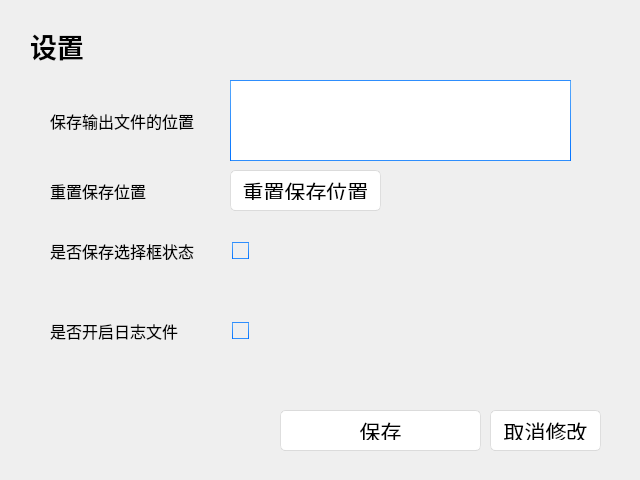
<?xml version="1.0" encoding="UTF-8"?>
<ui version="4.0">
 <class>SettingWindow</class>
 <widget class="QDialog" name="SettingWindow">
  <property name="geometry">
   <rect>
    <x>0</x>
    <y>0</y>
    <width>640</width>
    <height>480</height>
   </rect>
  </property>
  <property name="minimumSize">
   <size>
    <width>640</width>
    <height>480</height>
   </size>
  </property>
  <property name="maximumSize">
   <size>
    <width>640</width>
    <height>480</height>
   </size>
  </property>
  <property name="windowTitle">
   <string>Dialog</string>
  </property>
  <property name="styleSheet">
   <string notr="true">/*
Aqua Style Sheet for QT Applications
Author: Jaime A. Quiroga P.
Company: GTRONICK
Last updated: 22/01/2019, 07:55.
Available at: https://github.com/GTRONICK/QSS/blob/master/Aqua.qss
*/
QMainWindow {
	background-color:#ececec;
}
QTextEdit {
	border-width: 1px;
	border-style: solid;
	border-color: qlineargradient(spread:pad, x1:0.5, y1:1, x2:0.5, y2:0, stop:0 rgba(0, 113, 255, 255), stop:1 rgba(91, 171, 252, 255));
}
QPlainTextEdit {
	border-width: 1px;
	border-style: solid;
	border-color: qlineargradient(spread:pad, x1:0.5, y1:1, x2:0.5, y2:0, stop:0 rgba(0, 113, 255, 255), stop:1 rgba(91, 171, 252, 255));
}
QToolButton {
	border-style: solid;
	border-top-color: qlineargradient(spread:pad, x1:0.5, y1:1, x2:0.5, y2:0, stop:0 rgb(215, 215, 215), stop:1 rgb(222, 222, 222));
	border-right-color: qlineargradient(spread:pad, x1:0, y1:0.5, x2:1, y2:0.5, stop:0 rgb(217, 217, 217), stop:1 rgb(227, 227, 227));
	border-left-color: qlineargradient(spread:pad, x1:0, y1:0.5, x2:1, y2:0.5, stop:0 rgb(227, 227, 227), stop:1 rgb(217, 217, 217));
	border-bottom-color: qlineargradient(spread:pad, x1:0.5, y1:1, x2:0.5, y2:0, stop:0 rgb(215, 215, 215), stop:1 rgb(222, 222, 222));
	border-width: 1px;
	border-radius: 5px;
	color: rgb(0,0,0);
	padding: 2px;
	background-color: rgb(255,255,255);
}
QToolButton:hover{
	border-style: solid;
	border-top-color: qlineargradient(spread:pad, x1:0.5, y1:1, x2:0.5, y2:0, stop:0 rgb(195, 195, 195), stop:1 rgb(222, 222, 222));
	border-right-color: qlineargradient(spread:pad, x1:0, y1:0.5, x2:1, y2:0.5, stop:0 rgb(197, 197, 197), stop:1 rgb(227, 227, 227));
	border-left-color: qlineargradient(spread:pad, x1:0, y1:0.5, x2:1, y2:0.5, stop:0 rgb(227, 227, 227), stop:1 rgb(197, 197, 197));
	border-bottom-color: qlineargradient(spread:pad, x1:0.5, y1:1, x2:0.5, y2:0, stop:0 rgb(195, 195, 195), stop:1 rgb(222, 222, 222));
	border-width: 1px;
	border-radius: 5px;
	color: rgb(0,0,0);
	padding: 2px;
	background-color: rgb(255,255,255);
}
QToolButton:pressed{
	border-style: solid;
	border-top-color: qlineargradient(spread:pad, x1:0.5, y1:1, x2:0.5, y2:0, stop:0 rgb(215, 215, 215), stop:1 rgb(222, 222, 222));
	border-right-color: qlineargradient(spread:pad, x1:0, y1:0.5, x2:1, y2:0.5, stop:0 rgb(217, 217, 217), stop:1 rgb(227, 227, 227));
	border-left-color: qlineargradient(spread:pad, x1:0, y1:0.5, x2:1, y2:0.5, stop:0 rgb(227, 227, 227), stop:1 rgb(217, 217, 217));
	border-bottom-color: qlineargradient(spread:pad, x1:0.5, y1:1, x2:0.5, y2:0, stop:0 rgb(215, 215, 215), stop:1 rgb(222, 222, 222));
	border-width: 1px;
	border-radius: 5px;
	color: rgb(0,0,0);
	padding: 2px;
	background-color: rgb(142,142,142);
}
QPushButton{
	border-style: solid;
	border-top-color: qlineargradient(spread:pad, x1:0.5, y1:1, x2:0.5, y2:0, stop:0 rgb(215, 215, 215), stop:1 rgb(222, 222, 222));
	border-right-color: qlineargradient(spread:pad, x1:0, y1:0.5, x2:1, y2:0.5, stop:0 rgb(217, 217, 217), stop:1 rgb(227, 227, 227));
	border-left-color: qlineargradient(spread:pad, x1:0, y1:0.5, x2:1, y2:0.5, stop:0 rgb(227, 227, 227), stop:1 rgb(217, 217, 217));
	border-bottom-color: qlineargradient(spread:pad, x1:0.5, y1:1, x2:0.5, y2:0, stop:0 rgb(215, 215, 215), stop:1 rgb(222, 222, 222));
	border-width: 1px;
	border-radius: 5px;
	color: rgb(0,0,0);
	font: 16pt &quot;Microsoft YaHei UI&quot;;
	padding: 10px;
	background-color: rgb(255,255,255);
}
QPushButton::default{
	border-style: solid;
	border-top-color: qlineargradient(spread:pad, x1:0.5, y1:1, x2:0.5, y2:0, stop:0 rgb(215, 215, 215), stop:1 rgb(222, 222, 222));
	border-right-color: qlineargradient(spread:pad, x1:0, y1:0.5, x2:1, y2:0.5, stop:0 rgb(217, 217, 217), stop:1 rgb(227, 227, 227));
	border-left-color: qlineargradient(spread:pad, x1:0, y1:0.5, x2:1, y2:0.5, stop:0 rgb(227, 227, 227), stop:1 rgb(217, 217, 217));
	border-bottom-color: qlineargradient(spread:pad, x1:0.5, y1:1, x2:0.5, y2:0, stop:0 rgb(215, 215, 215), stop:1 rgb(222, 222, 222));
	border-width: 1px;
	border-radius: 5px;
	color: rgb(0,0,0);
	font: 16pt &quot;Microsoft YaHei UI&quot;;
	padding: 10px;
	background-color: rgb(255,255,255);
}
QPushButton:hover{
	border-style: solid;
	border-top-color: qlineargradient(spread:pad, x1:0.5, y1:1, x2:0.5, y2:0, stop:0 rgb(195, 195, 195), stop:1 rgb(222, 222, 222));
	border-right-color: qlineargradient(spread:pad, x1:0, y1:0.5, x2:1, y2:0.5, stop:0 rgb(197, 197, 197), stop:1 rgb(227, 227, 227));
	border-left-color: qlineargradient(spread:pad, x1:0, y1:0.5, x2:1, y2:0.5, stop:0 rgb(227, 227, 227), stop:1 rgb(197, 197, 197));
	border-bottom-color: qlineargradient(spread:pad, x1:0.5, y1:1, x2:0.5, y2:0, stop:0 rgb(195, 195, 195), stop:1 rgb(222, 222, 222));
	border-width: 1px;
	border-radius: 5px;
	color: rgb(0,0,0);
	padding: 2px;
	background-color: rgb(255,255,255);
}
QPushButton:pressed{
	border-style: solid;
	border-top-color: qlineargradient(spread:pad, x1:0.5, y1:1, x2:0.5, y2:0, stop:0 rgb(215, 215, 215), stop:1 rgb(222, 222, 222));
	border-right-color: qlineargradient(spread:pad, x1:0, y1:0.5, x2:1, y2:0.5, stop:0 rgb(217, 217, 217), stop:1 rgb(227, 227, 227));
	border-left-color: qlineargradient(spread:pad, x1:0, y1:0.5, x2:1, y2:0.5, stop:0 rgb(227, 227, 227), stop:1 rgb(217, 217, 217));
	border-bottom-color: qlineargradient(spread:pad, x1:0.5, y1:1, x2:0.5, y2:0, stop:0 rgb(215, 215, 215), stop:1 rgb(222, 222, 222));
	border-width: 1px;
	border-radius: 5px;
	color: rgb(0,0,0);
	padding: 2px;
	background-color: rgb(142,142,142);
}
QPushButton:disabled{
	border-style: solid;
	border-top-color: qlineargradient(spread:pad, x1:0.5, y1:1, x2:0.5, y2:0, stop:0 rgb(215, 215, 215), stop:1 rgb(222, 222, 222));
	border-right-color: qlineargradient(spread:pad, x1:0, y1:0.5, x2:1, y2:0.5, stop:0 rgb(217, 217, 217), stop:1 rgb(227, 227, 227));
	border-left-color: qlineargradient(spread:pad, x1:0, y1:0.5, x2:1, y2:0.5, stop:0 rgb(227, 227, 227), stop:1 rgb(217, 217, 217));
	border-bottom-color: qlineargradient(spread:pad, x1:0.5, y1:1, x2:0.5, y2:0, stop:0 rgb(215, 215, 215), stop:1 rgb(222, 222, 222));
	border-width: 1px;
	border-radius: 5px;
	color: #808086;
	padding: 2px;
	background-color: rgb(142,142,142);
}
QLineEdit {
	border-width: 1px; border-radius: 4px;
	border-style: solid;
	border-color: qlineargradient(spread:pad, x1:0.5, y1:1, x2:0.5, y2:0, stop:0 rgba(0, 113, 255, 255), stop:1 rgba(91, 171, 252, 255));
}
QLabel {
	color: #000000;
}
QLCDNumber {
	color: rgb(0, 113, 255, 255);
}
QProgressBar {
	text-align: center;
	color: rgb(240, 240, 240);
	border-width: 1px; 
	border-radius: 10px;
	border-color: rgb(230, 230, 230);
	border-style: solid;
	background-color:rgb(207,207,207);
}
QProgressBar::chunk {
	background-color: qlineargradient(spread:pad, x1:0.5, y1:1, x2:0.5, y2:0, stop:0 rgba(49, 147, 250, 255), stop:1 rgba(34, 142, 255, 255));
	border-radius: 10px;
}
QMenuBar {
	background-color: qlineargradient(spread:pad, x1:0.5, y1:1, x2:0.5, y2:0, stop:0 rgba(207, 209, 207, 255), stop:1 rgba(230, 229, 230, 255));
}
QMenuBar::item {
	color: #000000;
  	spacing: 3px;
  	padding: 1px 4px;
	background-color: qlineargradient(spread:pad, x1:0.5, y1:1, x2:0.5, y2:0, stop:0 rgba(207, 209, 207, 255), stop:1 rgba(230, 229, 230, 255));
}

QMenuBar::item:selected {
  	background-color: qlineargradient(spread:pad, x1:0.5, y1:1, x2:0.5, y2:0, stop:0 rgba(0, 113, 255, 255), stop:1 rgba(91, 171, 252, 255));
	color: #FFFFFF;
}
QMenu::item:selected {
	border-style: solid;
	border-top-color: transparent;
	border-right-color: transparent;
	border-left-color: qlineargradient(spread:pad, x1:0.5, y1:1, x2:0.5, y2:0, stop:0 rgba(0, 113, 255, 255), stop:1 rgba(91, 171, 252, 255));
	border-bottom-color: transparent;
	border-left-width: 2px;
	color: #000000;
	padding-left:15px;
	padding-top:4px;
	padding-bottom:4px;
	padding-right:7px;
}
QMenu::item {
	border-style: solid;
	border-top-color: transparent;
	border-right-color: transparent;
	border-left-color: transparent;
	border-bottom-color: transparent;
	border-bottom-width: 1px;
	color: #000000;
	padding-left:17px;
	padding-top:4px;
	padding-bottom:4px;
	padding-right:7px;
}
QTabWidget {
	color:rgb(0,0,0);
	background-color:#000000;
}
QTabWidget::pane {
		border-color: rgb(223,223,223);
		background-color:rgb(226,226,226);
		border-style: solid;
		border-width: 2px;
    	border-radius: 6px;
}
QTabBar::tab:first {
	border-style: solid;
	border-left-width:1px;
	border-right-width:0px;
	border-top-width:1px;
	border-bottom-width:1px;
	border-top-color: rgb(209,209,209);
	border-left-color: qlineargradient(spread:pad, x1:0.5, y1:1, x2:0.5, y2:0, stop:0 rgba(209, 209, 209, 209), stop:1 rgba(229, 229, 229, 229));
	border-bottom-color: rgb(229,229,229);
	border-top-left-radius: 4px;
	border-bottom-left-radius: 4px;
	color: #000000;
	padding: 3px;
	margin-left:0px;
	background-color: qlineargradient(spread:pad, x1:0.5, y1:1, x2:0.5, y2:0, stop:0 rgba(247, 247, 247, 255), stop:1 rgba(255, 255, 255, 255));
}
QTabBar::tab:last {
	border-style: solid;
	border-width:1px;
	border-top-color: rgb(209,209,209);
	border-left-color: qlineargradient(spread:pad, x1:0.5, y1:1, x2:0.5, y2:0, stop:0 rgba(209, 209, 209, 209), stop:1 rgba(229, 229, 229, 229));
	border-right-color: qlineargradient(spread:pad, x1:0.5, y1:1, x2:0.5, y2:0, stop:0 rgba(209, 209, 209, 209), stop:1 rgba(229, 229, 229, 229));
	border-bottom-color: rgb(229,229,229);
	border-top-right-radius: 4px;
	border-bottom-right-radius: 4px;
	color: #000000;
	padding: 3px;
	margin-left:0px;
	background-color: qlineargradient(spread:pad, x1:0.5, y1:1, x2:0.5, y2:0, stop:0 rgba(247, 247, 247, 255), stop:1 rgba(255, 255, 255, 255));
}
QTabBar::tab {
	border-style: solid;
	border-top-width:1px;
	border-bottom-width:1px;
	border-left-width:1px;
	border-top-color: rgb(209,209,209);
	border-left-color: qlineargradient(spread:pad, x1:0.5, y1:1, x2:0.5, y2:0, stop:0 rgba(209, 209, 209, 209), stop:1 rgba(229, 229, 229, 229));
	border-bottom-color: rgb(229,229,229);
	color: #000000;
	padding: 3px;
	margin-left:0px;
	background-color: qlineargradient(spread:pad, x1:0.5, y1:1, x2:0.5, y2:0, stop:0 rgba(247, 247, 247, 255), stop:1 rgba(255, 255, 255, 255));
}
QTabBar::tab:selected, QTabBar::tab:last:selected, QTabBar::tab:hover {
  	border-style: solid;
  	border-left-width:1px;
	border-right-color: transparent;
	border-top-color: rgb(209,209,209);
	border-left-color: qlineargradient(spread:pad, x1:0.5, y1:1, x2:0.5, y2:0, stop:0 rgba(209, 209, 209, 209), stop:1 rgba(229, 229, 229, 229));
	border-bottom-color: rgb(229,229,229);
	color: #FFFFFF;
	padding: 3px;
	margin-left:0px;
	background-color: qlineargradient(spread:pad, x1:0.5, y1:1, x2:0.5, y2:0, stop:0 rgba(0, 113, 255, 255), stop:1 rgba(91, 171, 252, 255));
}

QTabBar::tab:selected, QTabBar::tab:first:selected, QTabBar::tab:hover {
  	border-style: solid;
  	border-left-width:1px;
  	border-bottom-width:1px;
  	border-top-width:1px;
	border-right-color: transparent;
	border-top-color: rgb(209,209,209);
	border-left-color: qlineargradient(spread:pad, x1:0.5, y1:1, x2:0.5, y2:0, stop:0 rgba(209, 209, 209, 209), stop:1 rgba(229, 229, 229, 229));
	border-bottom-color: rgb(229,229,229);
	color: #FFFFFF;
	padding: 3px;
	margin-left:0px;
	background-color: qlineargradient(spread:pad, x1:0.5, y1:1, x2:0.5, y2:0, stop:0 rgba(0, 113, 255, 255), stop:1 rgba(91, 171, 252, 255));
}

QCheckBox {
	color: #000000;
	padding: 2px;
}
QCheckBox:disabled {
	color: #808086;
	padding: 2px;
}

QCheckBox:hover {
	border-radius:4px;
	border-style:solid;
	padding-left: 1px;
	padding-right: 1px;
	padding-bottom: 1px;
	padding-top: 1px;
	border-width:1px;
	border-color: transparent;
}
QCheckBox::indicator:checked {

	height: 10px;
	width: 10px;
	border-style:solid;
	border-width: 1px;
	border-color: qlineargradient(spread:pad, x1:0.5, y1:1, x2:0.5, y2:0, stop:0 rgba(0, 113, 255, 255), stop:1 rgba(91, 171, 252, 255));
	color: #000000;
	background-color: qlineargradient(spread:pad, x1:0.5, y1:1, x2:0.5, y2:0, stop:0 rgba(0, 113, 255, 255), stop:1 rgba(91, 171, 252, 255));
}
QCheckBox::indicator:unchecked {

	height: 10px;
	width: 10px;
	border-style:solid;
	border-width: 1px;
	border-color: qlineargradient(spread:pad, x1:0.5, y1:1, x2:0.5, y2:0, stop:0 rgba(0, 113, 255, 255), stop:1 rgba(91, 171, 252, 255));
	color: #000000;
}
QRadioButton {
	color: 000000;
	padding: 1px;
}
QRadioButton::indicator:checked {
	height: 10px;
	width: 10px;
	border-style:solid;
	border-radius:5px;
	border-width: 1px;
	border-color: qlineargradient(spread:pad, x1:0.5, y1:1, x2:0.5, y2:0, stop:0 rgba(0, 113, 255, 255), stop:1 rgba(91, 171, 252, 255));
	color: #a9b7c6;
	background-color: qlineargradient(spread:pad, x1:0.5, y1:1, x2:0.5, y2:0, stop:0 rgba(0, 113, 255, 255), stop:1 rgba(91, 171, 252, 255));
}
QRadioButton::indicator:!checked {
	height: 10px;
	width: 10px;
	border-style:solid;
	border-radius:5px;
	border-width: 1px;
	border-color: qlineargradient(spread:pad, x1:0.5, y1:1, x2:0.5, y2:0, stop:0 rgba(0, 113, 255, 255), stop:1 rgba(91, 171, 252, 255));
	color: #a9b7c6;
	background-color: transparent;
}
QStatusBar {
	color:#027f7f;
}
QSpinBox {
	border-style: solid;
	border-width: 1px;
	border-color: qlineargradient(spread:pad, x1:0.5, y1:1, x2:0.5, y2:0, stop:0 rgba(0, 113, 255, 255), stop:1 rgba(91, 171, 252, 255));
}
QDoubleSpinBox {
	border-style: solid;
	border-width: 1px;
	border-color: qlineargradient(spread:pad, x1:0.5, y1:1, x2:0.5, y2:0, stop:0 rgba(0, 113, 255, 255), stop:1 rgba(91, 171, 252, 255));
}
QTimeEdit {
	border-style: solid;
	border-width: 1px;
	border-color: qlineargradient(spread:pad, x1:0.5, y1:1, x2:0.5, y2:0, stop:0 rgba(0, 113, 255, 255), stop:1 rgba(91, 171, 252, 255));
}
QDateTimeEdit {
	border-style: solid;
	border-width: 1px;
	border-color: qlineargradient(spread:pad, x1:0.5, y1:1, x2:0.5, y2:0, stop:0 rgba(0, 113, 255, 255), stop:1 rgba(91, 171, 252, 255));
}
QDateEdit {
	border-style: solid;
	border-width: 1px;
	border-color: qlineargradient(spread:pad, x1:0.5, y1:1, x2:0.5, y2:0, stop:0 rgba(0, 113, 255, 255), stop:1 rgba(91, 171, 252, 255));
}

QToolBox {
	color: #a9b7c6;
	background-color:#000000;
}
QToolBox::tab {
	color: #a9b7c6;
	background-color:#000000;
}
QToolBox::tab:selected {
	color: #FFFFFF;
	background-color:#000000;
}
QScrollArea {
	color: #FFFFFF;
	background-color:#000000;
}
QSlider::groove:horizontal {
	height: 5px;
	background-color: qlineargradient(spread:pad, x1:0.5, y1:1, x2:0.5, y2:0, stop:0 rgba(49, 147, 250, 255), stop:1 rgba(34, 142, 255, 255));
}
QSlider::groove:vertical {
	width: 5px;
	background-color: qlineargradient(spread:pad, x1:0.5, y1:1, x2:0.5, y2:0, stop:0 rgba(49, 147, 250, 255), stop:1 rgba(34, 142, 255, 255));
}
QSlider::handle:horizontal {
	background: rgb(253,253,253);
	border-style: solid;
	border-width: 1px;
	border-color: rgb(207,207,207);
	width: 12px;
	margin: -5px 0;
	border-radius: 7px;
}
QSlider::handle:vertical {
	background: rgb(253,253,253);
	border-style: solid;
	border-width: 1px;
	border-color: rgb(207,207,207);
	height: 12px;
	margin: 0 -5px;
	border-radius: 7px;
}
QSlider::add-page:horizontal {
    background: rgb(181,181,181);
}
QSlider::add-page:vertical {
    background: rgb(181,181,181);
}
QSlider::sub-page:horizontal {
    background-color: qlineargradient(spread:pad, x1:0.5, y1:1, x2:0.5, y2:0, stop:0 rgba(49, 147, 250, 255), stop:1 rgba(34, 142, 255, 255));
}
QSlider::sub-page:vertical {
    background-color: qlineargradient(spread:pad, y1:0.5, x1:1, y2:0.5, x2:0, stop:0 rgba(49, 147, 250, 255), stop:1 rgba(34, 142, 255, 255));
}
QScrollBar:horizontal {
	max-height: 20px;
	border: 1px transparent grey;
	margin: 0px 20px 0px 20px;
}
QScrollBar:vertical {
	max-width: 20px;
	border: 1px transparent grey;
	margin: 20px 0px 20px 0px;
}
QScrollBar::handle:horizontal {
	background: rgb(253,253,253);
	border-style: solid;
	border-width: 1px;
	border-color: rgb(207,207,207);
	border-radius: 7px;
	min-width: 25px;
}
QScrollBar::handle:horizontal:hover {
	background: rgb(253,253,253);
	border-style: solid;
	border-width: 1px;
	border-color: rgb(147, 200, 200);
	border-radius: 7px;
	min-width: 25px;
}
QScrollBar::handle:vertical {
	background: rgb(253,253,253);
	border-style: solid;
	border-width: 1px;
	border-color: rgb(207,207,207);
	border-radius: 7px;
	min-height: 25px;
}
QScrollBar::handle:vertical:hover {
	background: rgb(253,253,253);
	border-style: solid;
	border-width: 1px;
	border-color: rgb(147, 200, 200);
	border-radius: 7px;
	min-height: 25px;
}
QScrollBar::add-line:horizontal {
   border: 2px transparent grey;
   border-top-right-radius: 7px;
   border-bottom-right-radius: 7px;
   background: rgba(34, 142, 255, 255);
   width: 20px;
   subcontrol-position: right;
   subcontrol-origin: margin;
}
QScrollBar::add-line:horizontal:pressed {
   border: 2px transparent grey;
   border-top-right-radius: 7px;
   border-bottom-right-radius: 7px;
   background: rgb(181,181,181);
   width: 20px;
   subcontrol-position: right;
   subcontrol-origin: margin;
}
QScrollBar::add-line:vertical {
   border: 2px transparent grey;
   border-bottom-left-radius: 7px;
   border-bottom-right-radius: 7px;
   background: rgba(34, 142, 255, 255);
   height: 20px;
   subcontrol-position: bottom;
   subcontrol-origin: margin;
}
QScrollBar::add-line:vertical:pressed {
   border: 2px transparent grey;
   border-bottom-left-radius: 7px;
   border-bottom-right-radius: 7px;
   background: rgb(181,181,181);
   height: 20px;
   subcontrol-position: bottom;
   subcontrol-origin: margin;
}
QScrollBar::sub-line:horizontal {
   border: 2px transparent grey;
   border-top-left-radius: 7px;
   border-bottom-left-radius: 7px;
   background: rgba(34, 142, 255, 255);
   width: 20px;
   subcontrol-position: left;
   subcontrol-origin: margin;
}
QScrollBar::sub-line:horizontal:pressed {
   border: 2px transparent grey;
   border-top-left-radius: 7px;
   border-bottom-left-radius: 7px;
   background: rgb(181,181,181);
   width: 20px;
   subcontrol-position: left;
   subcontrol-origin: margin;
}
QScrollBar::sub-line:vertical {
   border: 2px transparent grey;
   border-top-left-radius: 7px;
   border-top-right-radius: 7px;
   background: rgba(34, 142, 255, 255);
   height: 20px;
   subcontrol-position: top;
   subcontrol-origin: margin;
}
QScrollBar::sub-line:vertical:pressed {
   border: 2px transparent grey;
   border-top-left-radius: 7px;
   border-top-right-radius: 7px;
   background: rgb(181,181,181);
   height: 20px;
   subcontrol-position: top;
   subcontrol-origin: margin;
}
QScrollBar::left-arrow:horizontal {
   border: 1px transparent grey;
   border-top-left-radius: 3px;
   border-bottom-left-radius: 3px;
   width: 6px;
   height: 6px;
   background: white;
}
QScrollBar::right-arrow:horizontal {
   border: 1px transparent grey;
   border-top-right-radius: 3px;
   border-bottom-right-radius: 3px;
   width: 6px;
   height: 6px;
   background: white;
}
QScrollBar::up-arrow:vertical {
   border: 1px transparent grey;
   border-top-left-radius: 3px;
   border-top-right-radius: 3px;
   width: 6px;
   height: 6px;
   background: white;
}
QScrollBar::down-arrow:vertical {
   border: 1px transparent grey;
   border-bottom-left-radius: 3px;
   border-bottom-right-radius: 3px;
   width: 6px;
   height: 6px;
   background: white;
}
QScrollBar::add-page:horizontal, QScrollBar::sub-page:horizontal {
   background: none;
}
QScrollBar::add-page:vertical, QScrollBar::sub-page:vertical {
   background: none;
}</string>
  </property>
  <widget class="QLabel" name="label">
   <property name="geometry">
    <rect>
     <x>30</x>
     <y>20</y>
     <width>101</width>
     <height>51</height>
    </rect>
   </property>
   <property name="font">
    <font>
     <family>更纱黑体 UI SC</family>
     <pointsize>20</pointsize>
     <bold>true</bold>
    </font>
   </property>
   <property name="text">
    <string>设置</string>
   </property>
  </widget>
  <widget class="QLabel" name="label_2">
   <property name="geometry">
    <rect>
     <x>50</x>
     <y>90</y>
     <width>161</width>
     <height>61</height>
    </rect>
   </property>
   <property name="font">
    <font>
     <family>等距更纱黑体 Slab SC</family>
     <pointsize>12</pointsize>
    </font>
   </property>
   <property name="text">
    <string>保存输出文件的位置</string>
   </property>
  </widget>
  <widget class="QPushButton" name="cancel_setting_button">
   <property name="geometry">
    <rect>
     <x>490</x>
     <y>410</y>
     <width>111</width>
     <height>41</height>
    </rect>
   </property>
   <property name="font">
    <font>
     <family>Microsoft YaHei UI</family>
     <pointsize>16</pointsize>
     <italic>false</italic>
     <bold>false</bold>
    </font>
   </property>
   <property name="text">
    <string>取消修改</string>
   </property>
  </widget>
  <widget class="QPushButton" name="save_setting_button">
   <property name="geometry">
    <rect>
     <x>280</x>
     <y>410</y>
     <width>201</width>
     <height>41</height>
    </rect>
   </property>
   <property name="font">
    <font>
     <family>Microsoft YaHei UI</family>
     <pointsize>16</pointsize>
     <italic>false</italic>
     <bold>false</bold>
    </font>
   </property>
   <property name="text">
    <string>保存</string>
   </property>
  </widget>
  <widget class="QTextEdit" name="output_save_location">
   <property name="geometry">
    <rect>
     <x>230</x>
     <y>80</y>
     <width>341</width>
     <height>81</height>
    </rect>
   </property>
  </widget>
  <widget class="QCheckBox" name="save_setting_check">
   <property name="geometry">
    <rect>
     <x>230</x>
     <y>240</y>
     <width>121</width>
     <height>21</height>
    </rect>
   </property>
   <property name="font">
    <font>
     <family>更纱黑体 SC</family>
     <pointsize>12</pointsize>
    </font>
   </property>
   <property name="styleSheet">
    <string notr="true">QCheckBox {
	color: #000000;
	padding: 2px;
}
QCheckBox:disabled {
	color: #808086;
	padding: 2px;
}

QCheckBox:hover {
	border-radius:4px;
	border-style:solid;
	padding-left: 1px;
	padding-right: 1px;
	padding-bottom: 1px;
	padding-top: 1px;
	border-width:1px;
	border-color: transparent;
}
QCheckBox::indicator:checked {

	height: 15px;
	width: 15px;
	border-style:solid;
	border-width: 1px;
	border-color: qlineargradient(spread:pad, x1:0.5, y1:1, x2:0.5, y2:0, stop:0 rgba(0, 113, 255, 255), stop:1 rgba(91, 171, 252, 255));
	color: #000000;
	background-color: qlineargradient(spread:pad, x1:0.5, y1:1, x2:0.5, y2:0, stop:0 rgba(0, 113, 255, 255), stop:1 rgba(91, 171, 252, 255));
}
QCheckBox::indicator:unchecked {

	height: 15px;
	width: 15px;
	border-style:solid;
	border-width: 1px;
	border-color: qlineargradient(spread:pad, x1:0.5, y1:1, x2:0.5, y2:0, stop:0 rgba(0, 113, 255, 255), stop:1 rgba(91, 171, 252, 255));
	color: #000000;
}</string>
   </property>
   <property name="text">
    <string/>
   </property>
  </widget>
  <widget class="QLabel" name="label_3">
   <property name="geometry">
    <rect>
     <x>50</x>
     <y>220</y>
     <width>161</width>
     <height>61</height>
    </rect>
   </property>
   <property name="font">
    <font>
     <family>等距更纱黑体 Slab SC</family>
     <pointsize>12</pointsize>
    </font>
   </property>
   <property name="text">
    <string>是否保存选择框状态</string>
   </property>
  </widget>
  <widget class="QCheckBox" name="save_log_check">
   <property name="geometry">
    <rect>
     <x>230</x>
     <y>320</y>
     <width>121</width>
     <height>21</height>
    </rect>
   </property>
   <property name="font">
    <font>
     <family>更纱黑体 SC</family>
     <pointsize>12</pointsize>
    </font>
   </property>
   <property name="styleSheet">
    <string notr="true">QCheckBox {
	color: #000000;
	padding: 2px;
}
QCheckBox:disabled {
	color: #808086;
	padding: 2px;
}

QCheckBox:hover {
	border-radius:4px;
	border-style:solid;
	padding-left: 1px;
	padding-right: 1px;
	padding-bottom: 1px;
	padding-top: 1px;
	border-width:1px;
	border-color: transparent;
}
QCheckBox::indicator:checked {

	height: 15px;
	width: 15px;
	border-style:solid;
	border-width: 1px;
	border-color: qlineargradient(spread:pad, x1:0.5, y1:1, x2:0.5, y2:0, stop:0 rgba(0, 113, 255, 255), stop:1 rgba(91, 171, 252, 255));
	color: #000000;
	background-color: qlineargradient(spread:pad, x1:0.5, y1:1, x2:0.5, y2:0, stop:0 rgba(0, 113, 255, 255), stop:1 rgba(91, 171, 252, 255));
}
QCheckBox::indicator:unchecked {

	height: 15px;
	width: 15px;
	border-style:solid;
	border-width: 1px;
	border-color: qlineargradient(spread:pad, x1:0.5, y1:1, x2:0.5, y2:0, stop:0 rgba(0, 113, 255, 255), stop:1 rgba(91, 171, 252, 255));
	color: #000000;
}</string>
   </property>
   <property name="text">
    <string/>
   </property>
  </widget>
  <widget class="QLabel" name="label_4">
   <property name="geometry">
    <rect>
     <x>50</x>
     <y>300</y>
     <width>161</width>
     <height>61</height>
    </rect>
   </property>
   <property name="font">
    <font>
     <family>等距更纱黑体 Slab SC</family>
     <pointsize>12</pointsize>
    </font>
   </property>
   <property name="text">
    <string>是否开启日志文件</string>
   </property>
  </widget>
  <widget class="QLabel" name="label_5">
   <property name="geometry">
    <rect>
     <x>50</x>
     <y>160</y>
     <width>161</width>
     <height>61</height>
    </rect>
   </property>
   <property name="font">
    <font>
     <family>等距更纱黑体 Slab SC</family>
     <pointsize>12</pointsize>
    </font>
   </property>
   <property name="text">
    <string>重置保存位置</string>
   </property>
  </widget>
  <widget class="QPushButton" name="reset_save_location_button">
   <property name="geometry">
    <rect>
     <x>230</x>
     <y>170</y>
     <width>151</width>
     <height>41</height>
    </rect>
   </property>
   <property name="font">
    <font>
     <family>Microsoft YaHei UI</family>
     <pointsize>16</pointsize>
     <italic>false</italic>
     <bold>false</bold>
    </font>
   </property>
   <property name="text">
    <string>重置保存位置</string>
   </property>
  </widget>
 </widget>
 <resources/>
 <connections>
  <connection>
   <sender>save_setting_button</sender>
   <signal>clicked()</signal>
   <receiver>SettingWindow</receiver>
   <slot>saveSetting()</slot>
   <hints>
    <hint type="sourcelabel">
     <x>385</x>
     <y>423</y>
    </hint>
    <hint type="destinationlabel">
     <x>358</x>
     <y>362</y>
    </hint>
   </hints>
  </connection>
  <connection>
   <sender>cancel_setting_button</sender>
   <signal>clicked()</signal>
   <receiver>SettingWindow</receiver>
   <slot>cancelSetting()</slot>
   <hints>
    <hint type="sourcelabel">
     <x>534</x>
     <y>437</y>
    </hint>
    <hint type="destinationlabel">
     <x>496</x>
     <y>342</y>
    </hint>
   </hints>
  </connection>
  <connection>
   <sender>save_setting_check</sender>
   <signal>clicked()</signal>
   <receiver>SettingWindow</receiver>
   <slot>saveSettingCheckEvent()</slot>
   <hints>
    <hint type="sourcelabel">
     <x>267</x>
     <y>251</y>
    </hint>
    <hint type="destinationlabel">
     <x>323</x>
     <y>263</y>
    </hint>
   </hints>
  </connection>
  <connection>
   <sender>save_log_check</sender>
   <signal>clicked()</signal>
   <receiver>SettingWindow</receiver>
   <slot>saveLogCheckEvent()</slot>
   <hints>
    <hint type="sourcelabel">
     <x>317</x>
     <y>332</y>
    </hint>
    <hint type="destinationlabel">
     <x>434</x>
     <y>318</y>
    </hint>
   </hints>
  </connection>
  <connection>
   <sender>reset_save_location_button</sender>
   <signal>clicked()</signal>
   <receiver>SettingWindow</receiver>
   <slot>resetSaveLocationEvnet()</slot>
   <hints>
    <hint type="sourcelabel">
     <x>350</x>
     <y>208</y>
    </hint>
    <hint type="destinationlabel">
     <x>454</x>
     <y>228</y>
    </hint>
   </hints>
  </connection>
 </connections>
 <slots>
  <slot>saveSetting()</slot>
  <slot>cancelSetting()</slot>
  <slot>saveSettingCheckEvent()</slot>
  <slot>saveLogCheckEvent()</slot>
  <slot>resetSaveLocationEvnet()</slot>
 </slots>
</ui>
